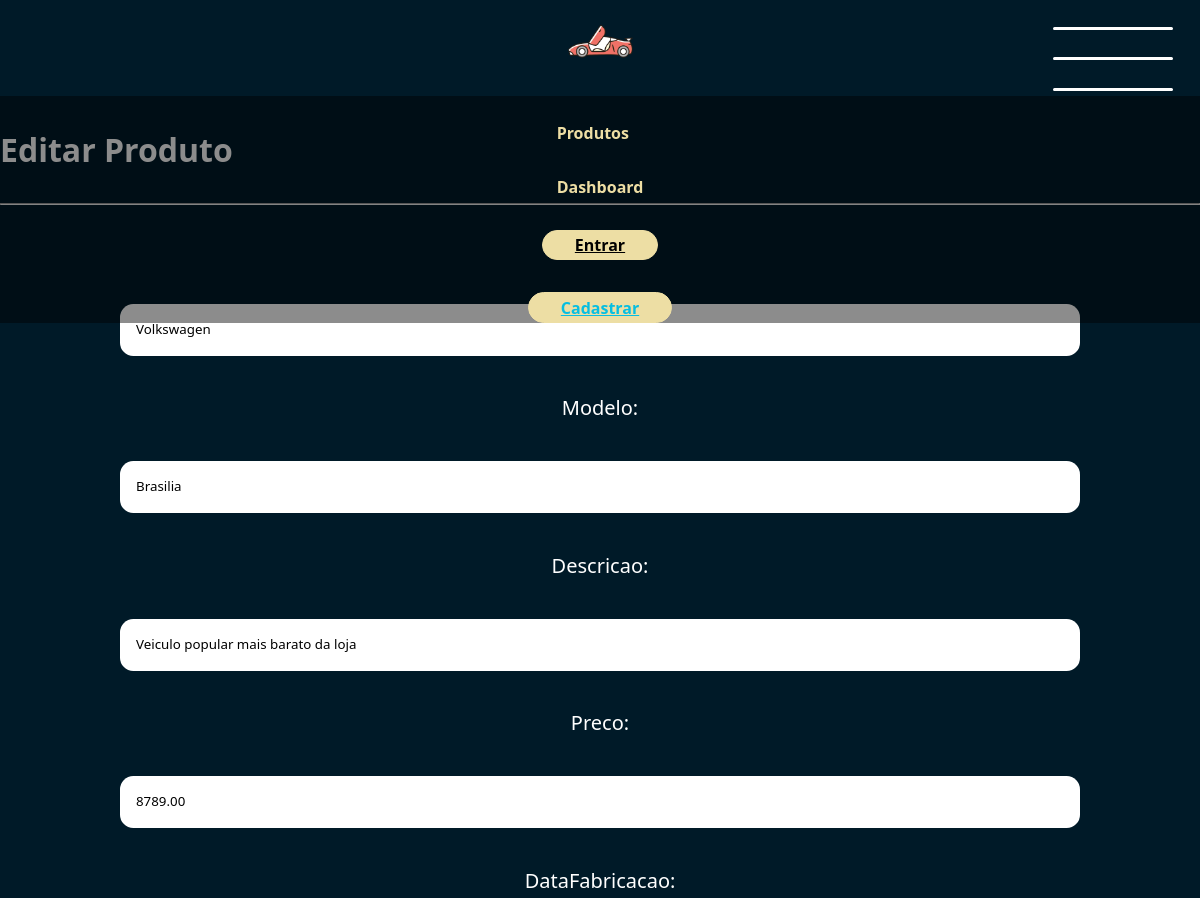
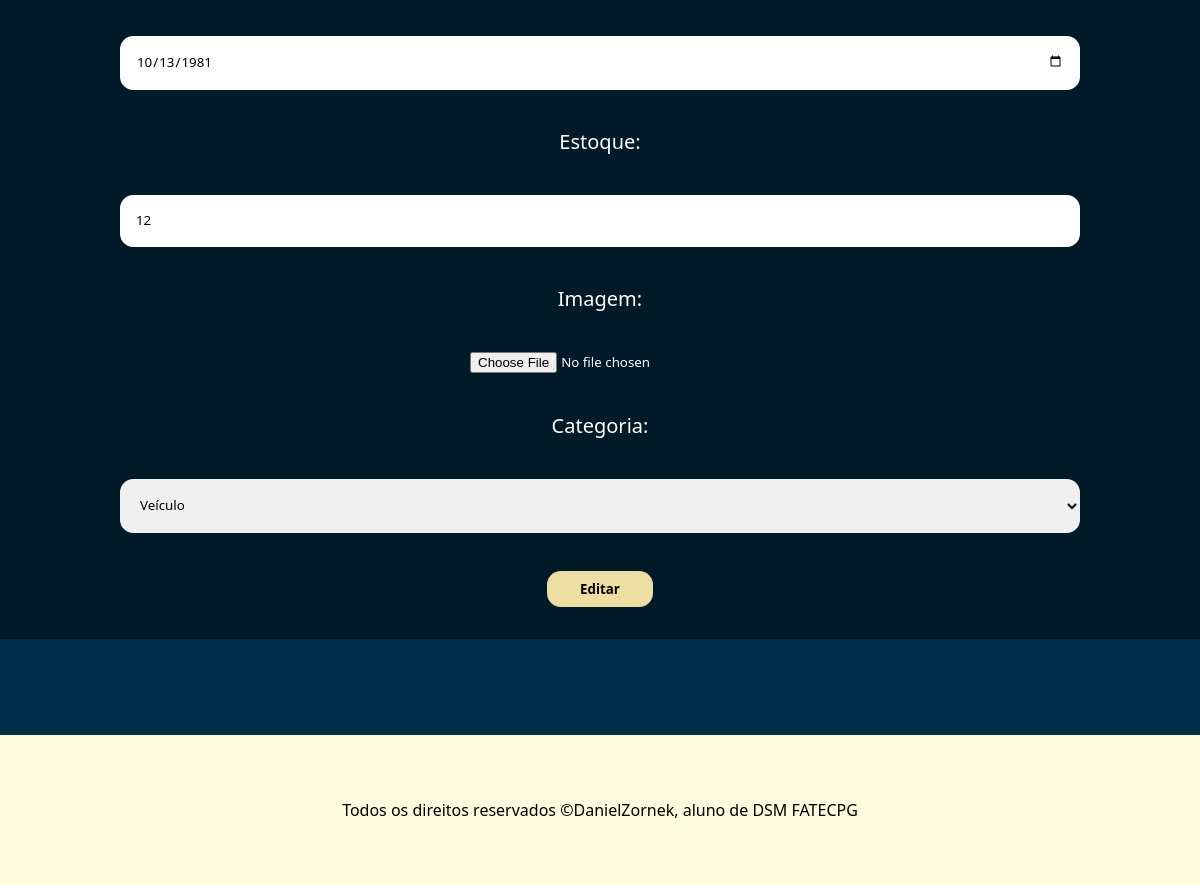
/editar-produto/3, run on the app's committed database (2 pictures, top to bottom).
### app/models.py (models this page shows, shortened)
class Veiculo(models.Model):
    marca = models.CharField(max_length=80)
    modelo = models.CharField(max_length=80)
    descricao = models.CharField(max_length=200)
    preco = models.DecimalField(max_digits=15, decimal_places=2)
    dataFabricacao = models.DateField()
    estoque = models.IntegerField()
    imagem = models.ImageField(upload_to='imagens/')
    categoria = models.ForeignKey(Categoria, on_delete=models.SET_NULL, null=True, blank=True)

### app/views.py (the view)
# urls.py: path("editar-produto/<int:veiculo_cd>", views.editar_produto, name="editar_produto"),
def editar_produto(request, veiculo_cd):
    veiculo = Veiculo.objects.get(id=veiculo_cd)
    formVeiculoEditar = VeiculoForm(request.POST or None, instance=veiculo)
    if request.POST:
        if formVeiculoEditar.is_valid():
            formVeiculoEditar.save()
            return redirect("exibirProdutos")
    else:
        return render(request, "editar_produto.html", {'formEditarVeiculo' : formVeiculoEditar})

### app/forms.py
class VeiculoForm(forms.ModelForm):
    class Meta:
        model = Veiculo
        fields = ('marca', 'modelo', 'descricao', 'preco', 'dataFabricacao', 'estoque', 'imagem', 'categoria')
        widgets = {
            'marca' : forms.TextInput(attrs={'type':'text', 'class':'form-input'}),
            'modelo' : forms.TextInput(attrs={'type':'text', 'class':'form-input'}),
            'descricao' : forms.TextInput(attrs={'type':'text', 'class':'form-input'}),
            'preco' : forms.TextInput(attrs={'type':'number', 'class':'form-input'}),
            'dataFabricacao' : forms.TextInput(attrs={'type':'date', 'class':'form-input'}),
            'estoque' : forms.TextInput(attrs={'type':'number', 'class':'form-input'}),
            'imagem' : forms.FileInput(attrs={'accept': 'image/*'}),
            'categoria' : forms.Select(attrs={
                    'placeholder': 'Selecione a Categoria',
                    'class':'form-input'
                })
        }

### app/models.py (called while the page is built)
    def __str__(self):
        return f"{self.nome}"

### app/templates/editar_produto.html (shortened to what this page needs)
{% extends "template.html" %}
{% load static %}
{% block style %} <link rel="stylesheet" href="{% static '_forms.css' %}"> {% endblock %}
{% block conteudo %}
    <h1>Editar Produto</h1>
    <hr>
    <form class="form" method="post" enctype="multipart/form-data">
        {{ formEditarVeiculo.as_p }}
        <button type="submit" class="form-button">
            Editar
        </button>
    </form>
{% endblock %}

### app/static/template.css (style rules this page uses)
* { margin: 0; padding: 0; box-sizing: border-box; font-family: 'Segoe UI', Tahoma, Geneva, Verdana, sans-serif; }
:root { --cor1: #06BEE1; --cor2: #003049; --cor3: #EDDEA4; --cor4: #280003; --cor5: #DB5461; }
html { overflow-x: hidden; }
body { background-color: var(--cor2); background-repeat: no-repeat; display: flex; flex-direction: column; align-items: center; }
p { font-size: 20px; }

### app/static/_forms.css (style rules this page uses)
.form { width: 100%; display: flex; flex-direction: column; align-items: center; gap: 2em; font-size: 1.2em; }
.form p { width: 100%; display: flex; flex-direction: column; align-items: center; gap: 2em; }
.form-input { padding: 1.2em; border: none; outline: none; border-radius: 1em; width: 80%; transition: .3s ease-in-out; border-bottom: 2px solid transparent; }
.form-button { cursor: pointer; background-color: var(--cor3); color: #000000; padding: .6em 2.4em; border: none; border: 1px solid var(--cor3); border-radius: 1em; transition: .3s ease-in; font-weight: 600; }

### data on the page
Veiculo: marca "Volkswagen", modelo "Brasilia", descricao "Veiculo popular mais barato da loja", preco "8789.00", dataFabricacao "10/13/1981", estoque "12", categoria "Veículo"
